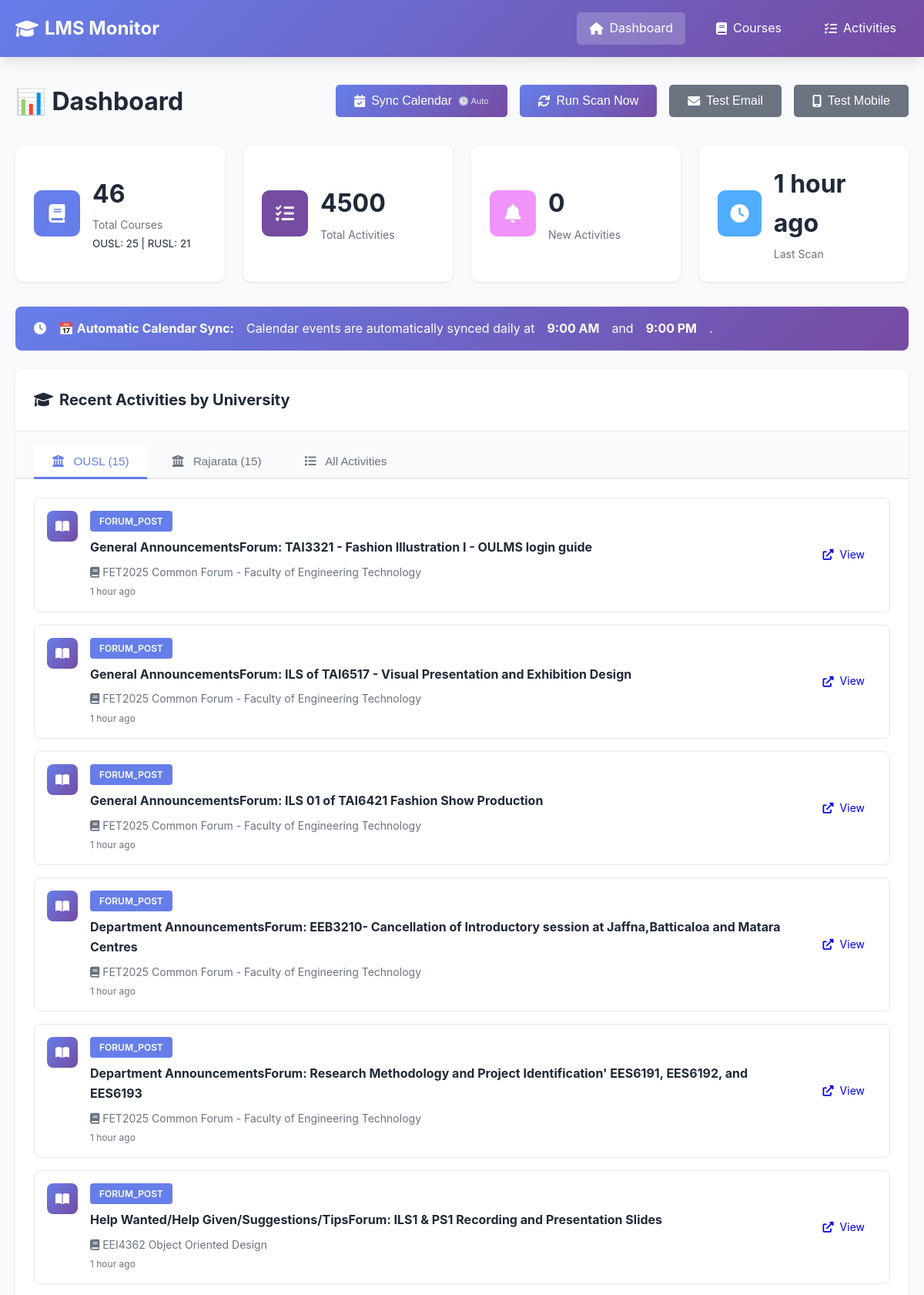
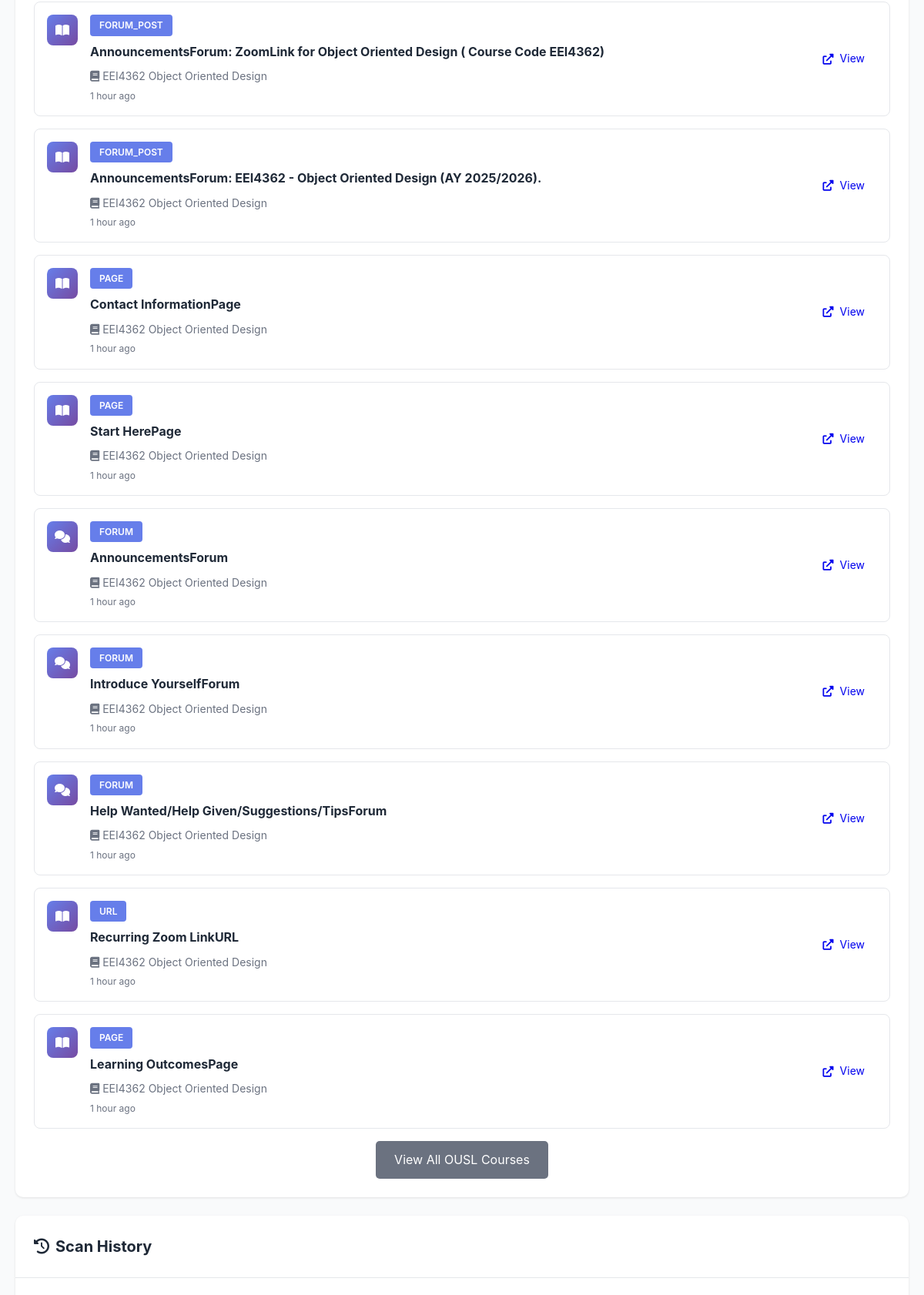
The page / (upper part) on the database its author committed (2 pictures, top to bottom).
### tables this page shows
CREATE TABLE scan_history (
                id INTEGER PRIMARY KEY AUTOINCREMENT,
                lms_name TEXT NOT NULL,
                scan_time TIMESTAMP DEFAULT CURRENT_TIMESTAMP,
                courses_found INTEGER,
                activities_found INTEGER,
                new_activities INTEGER,
                status TEXT,
                error_message TEXT
            );

CREATE TABLE courses (
                id INTEGER PRIMARY KEY AUTOINCREMENT,
                course_id TEXT UNIQUE NOT NULL,
                lms_name TEXT NOT NULL,
                course_name TEXT NOT NULL,
                course_url TEXT,
                first_seen TIMESTAMP DEFAULT CURRENT_TIMESTAMP,
                last_checked TIMESTAMP DEFAULT CURRENT_TIMESTAMP
            );

### app.py (the view, shortened to what this page needs)
@app.route('/')
def index():
    stats = db.get_stats()
    recent_activities = db.get_recent_activities(limit=20)
    scan_history = db.get_scan_history(limit=10)
    ousl_activities = db.get_activities_by_lms('OUSL', limit=15)
    rusl_activities = db.get_activities_by_lms('RUSL', limit=15)
    upcoming_deadlines = db.get_all_upcoming_deadlines(days_ahead=365)
    import re
    is_render = os.getenv('RENDER') is not None or os.getenv('RAILWAY_ENVIRONMENT') is not None
    return render_template('index.html',
                          stats=stats,
                          recent_activities=recent_activities,
                          ousl_activities=ousl_activities,
                          rusl_activities=rusl_activities,
                          upcoming_deadlines=upcoming_deadlines,
                          scan_history=scan_history,
                          is_render=is_render)

### app.py (called while the page is built)
@app.template_filter('datetime')
def format_datetime(value, format='%Y-%m-%d %H:%M:%S'):
    if value is None:
        return ''
    if isinstance(value, str):
        try:
            value = datetime.fromisoformat(value.replace('Z', '+00:00'))
        except:
            return value
    if value.tzinfo is None:
        from datetime import timezone
        value = value.replace(tzinfo=timezone.utc)
    from datetime import timezone, timedelta
    colombo_tz = timezone(timedelta(hours=5, minutes=30))
    local_time = value.astimezone(colombo_tz)
    return local_time.strftime(format)

### database.py (called while the page is built)
    def get_connection(self):
        return sqlite3.connect(self.db_path)

    def get_recent_activities(self, limit: int = 50) -> List[Dict[str, Any]]:
        conn = self.get_connection()
        cursor = conn.cursor()
        cursor.execute("""
            SELECT
                a.activity_id,
                a.activity_type,
                a.title,
                a.description,
                a.url,
                a.deadline,
                a.first_seen,
                a.is_new,
                c.course_name,
                c.lms_name
            FROM activities a
            JOIN courses c ON a.course_id = c.course_id
            ORDER BY a.first_seen DESC
            LIMIT ?
        """, (limit,))
        columns = [desc[0] for desc in cursor.description]
        activities = [dict(zip(columns, row)) for row in cursor.fetchall()]
        conn.close()
        return activities

    def get_activities_by_lms(self, lms_name: str, limit: int = 20) -> List[Dict[str, Any]]:
        conn = self.get_connection()
        cursor = conn.cursor()
        cursor.execute("""
            SELECT
                a.activity_id,
                a.activity_type,
                a.title,
                a.description,
                a.url,
                a.deadline,
                a.first_seen,
                a.is_new,
                c.course_name,
                c.lms_name
            FROM activities a
            JOIN courses c ON a.course_id = c.course_id
            WHERE c.lms_name = ?
            ORDER BY a.first_seen DESC
            LIMIT ?
        """, (lms_name, limit))
        columns = [desc[0] for desc in cursor.description]
        activities = [dict(zip(columns, row)) for row in cursor.fetchall()]
        conn.close()
        return activities

### templates/index.html (shortened to what this page needs)
{% extends "base.html" %}  {% block content %}
<div class="dashboard">
  <div class="page-header">
    <h1>📊 Dashboard</h1>
    <div class="actions">
      <button
        onclick="syncCalendar()"
        class="btn btn-primary"
        title="Auto-syncs daily at 9 AM & 9 PM"
      >
        <i class="fas fa-calendar-check"></i> Sync Calendar
        <span style="font-size: 0.7em; opacity: 0.8">🕒 Auto</span>
      </button>
      {% if is_render %}
      <button class="btn btn-secondary" disabled title="Scanning is automated via GitHub Actions (runs twice daily)">
        <i class="fas fa-sync"></i> Auto Scan (GitHub Actions)
      </button>
      {% else %}
      <button onclick="triggerScan()" class="btn btn-primary">
        <i class="fas fa-sync"></i> Run Scan Now
      </button>
      {% endif %}
      <button onclick="testEmail()" class="btn btn-secondary">
        <i class="fas fa-envelope"></i> Test Email
      </button>
      <button onclick="testNtfy()" class="btn btn-secondary">
        <i class="fas fa-mobile-alt"></i> Test Mobile
      </button>
    </div>
  </div>
  <div class="stats-grid">
    <div class="stat-card">
      <div class="stat-icon" style="background: #667eea">
        <i class="fas fa-book"></i>
      </div>
      <div class="stat-content">
        <h3>{{ stats.total_courses }}</h3>
        <p>Total Courses</p>
        <small
          >OUSL: {{ stats.ousl_courses }} | RUSL: {{ stats.rusl_courses
          }}</small
        >
      </div>
    </div>
    <div class="stat-card">
      <div class="stat-icon" style="background: #764ba2">
        <i class="fas fa-tasks"></i>
      </div>
      <div class="stat-content">
        <h3>{{ stats.total_activities }}</h3>
        <p>Total Activities</p>
      </div>
    </div>
    <div class="stat-card">
      <div class="stat-icon" style="background: #f093fb">
        <i class="fas fa-bell"></i>
      </div>
      <div class="stat-content">
        <h3 id="new-activities-count">{{ stats.new_activities }}</h3>
        <p>New Activities</p>
      </div>
    </div>
    <div class="stat-card">
      <div class="stat-icon" style="background: #4facfe">
        <i class="fas fa-clock"></i>
      </div>
      <div class="stat-content">
        <h3>
          {{ stats.last_scan_time|timeago if stats.last_scan_time else 'Never'
          }}
        </h3>
        <p>Last Scan</p>
      </div>
    </div>
  </div>
  <div
    class="alert alert-success"
    style="
      background: linear-gradient(135deg, #667eea 0%, #764ba2 100%);
      color: white;
      border: none;
    "
  >
    <i class="fas fa-clock"></i>
    <strong>📅 Automatic Calendar Sync:</strong> Calendar events are
    automatically synced daily at <strong>9:00 AM</strong> and
    <strong>9:00 PM</strong>.
  </div>
  <div class="card">
    <div class="card-header">
      <h2>
        <i class="fas fa-graduation-cap"></i> Recent Activities by University
      </h2>
    </div>
    <div class="tabs">
      <button class="tab-button active" onclick="openTab(event, 'ousl')">
        <i class="fas fa-university"></i> OUSL ({{ ousl_activities|length }})
      </button>
      <button class="tab-button" onclick="openTab(event, 'rusl')">
        <i class="fas fa-university"></i> Rajarata ({{ rusl_activities|length
        }})
      </button>
      <button class="tab-button" onclick="openTab(event, 'all')">
        <i class="fas fa-list"></i> All Activities
      </button>
    </div>
    <div id="ousl" class="tab-content active">
      <div class="card-body">
        {% if ousl_activities %}
        <div class="activity-list">
          {% for activity in ousl_activities %}
          <div class="activity-item {% if activity.is_new %}new{% endif %}">
            <div class="activity-icon">
              {% if activity.activity_type == 'assign' %}
              <i class="fas fa-file-alt"></i>
              {% elif activity.activity_type == 'quiz' %}
              <i class="fas fa-question-circle"></i>
              {% elif activity.activity_type == 'resource' %}
              <i class="fas fa-file"></i>
              {% elif activity.activity_type == 'forum' %}
              <i class="fas fa-comments"></i>
              {% else %}
              <i class="fas fa-book-open"></i>
              {% endif %}
            </div>
            <div class="activity-content">
              <div class="activity-header">
                <span class="activity-type">{{ activity.activity_type }}</span>
              </div>
              <h4>{{ activity.title }}</h4>
              <p class="activity-course">
                <i class="fas fa-book"></i> {{ activity.course_name }}
              </p>
              <p class="activity-time">{{ activity.first_seen|timeago }}</p>
            </div>
            {% if activity.url %}
            <a href="{{ activity.url }}" target="_blank" class="btn btn-small">
              <i class="fas fa-external-link-alt"></i> View
            </a>
            {% endif %}
          </div>
          {% endfor %}
        </div>
        <div style="text-align: center; margin-top: 1rem">
          <a href="/courses?lms=OUSL" class="btn btn-secondary"
            >View All OUSL Courses</a
          >
        </div>
        {% else %}
        <p class="empty-state">
          No OUSL activities found yet. Run a scan to get started!
        </p>
        {% endif %}
      </div>
    </div>
  </div>
  <div class="card">
    <div class="card-header">
      <h2><i class="fas fa-history"></i> Scan History</h2>
    </div>
    <div class="card-body">
    </div>
  </div>
</div>
{% endblock %}

### static/style.css (style rules this page uses)
:root { --primary-color: #667eea; --secondary-color: #764ba2; --accent-color: #f093fb; --success-color: #10b981; --danger-color: #ef4444; --warning-color: #f59e0b; --info-color: #3b82f6; --text-color: #1f2937; --text-light: #6b7280; --bg-color: #f9fafb; --card-bg: #ffffff; --border-color: #e5e7eb; --shadow: 0 1px 3px rgba(0, 0, 0, 0.1); --shadow-lg: 0 10px 15px -3px rgba(0, 0, 0, 0.1); }
* { margin: 0; padding: 0; box-sizing: border-box; }
body { font-family: -apple-system, BlinkMacSystemFont, "Segoe UI", Roboto, "Helvetica Neue", Arial, sans-serif; line-height: 1.6; color: var(--text-color); background-color: var(--bg-color); }
.page-header { display: flex; justify-content: space-between; align-items: center; margin-bottom: 2rem; flex-wrap: wrap; gap: 1rem; }
.page-header h1 { font-size: 2rem; color: var(--text-color); }
.actions { display: flex; gap: 1rem; }
.btn { padding: 0.75rem 1.5rem; border: none; border-radius: 5px; cursor: pointer; font-size: 1rem; text-decoration: none; display: inline-flex; align-items: center; gap: 0.5rem; transition: all 0.3s; }
.btn-primary { background: linear-gradient( 135deg, var(--primary-color) 0%, var(--secondary-color) 100% ); color: white; }
.btn-secondary { background: var(--text-light); color: white; }
.btn-small { padding: 0.5rem 1rem; font-size: 0.875rem; }
.stats-grid { display: grid; grid-template-columns: repeat(auto-fit, minmax(250px, 1fr)); gap: 1.5rem; margin-bottom: 2rem; }
.stat-card { background: var(--card-bg); padding: 1.5rem; border-radius: 10px; box-shadow: var(--shadow); display: flex; align-items: center; gap: 1rem; transition: transform 0.3s; }
.stat-icon { width: 60px; height: 60px; border-radius: 10px; display: flex; align-items: center; justify-content: center; color: white; font-size: 1.5rem; }
.stat-content h3 { font-size: 2rem; color: var(--text-color); margin-bottom: 0.25rem; }
.stat-content p { color: var(--text-light); font-size: 0.875rem; }
.card { background: var(--card-bg); border-radius: 10px; box-shadow: var(--shadow); margin-bottom: 1.5rem; }
.card-header { padding: 1.5rem; border-bottom: 1px solid var(--border-color); display: flex; justify-content: space-between; align-items: center; }
.card-header h2 { font-size: 1.25rem; color: var(--text-color); display: flex; align-items: center; gap: 0.5rem; }
.card-body { padding: 1.5rem; }
.activity-list { display: flex; flex-direction: column; gap: 1rem; }
.activity-item { display: flex; gap: 1rem; padding: 1rem; border: 1px solid var(--border-color); border-radius: 8px; transition: all 0.3s; background: var(--card-bg); }
.activity-icon { width: 40px; height: 40px; border-radius: 8px; background: linear-gradient( 135deg, var(--primary-color) 0%, var(--secondary-color) 100% ); color: white; display: flex; align-items: center; justify-content: center; flex-shrink: 0; }
.activity-content { flex: 1; }
.activity-header { display: flex; align-items: center; gap: 0.5rem; margin-bottom: 0.5rem; }
.activity-type { background: var(--primary-color); color: white; padding: 0.25rem 0.75rem; border-radius: 4px; font-size: 0.75rem; text-transform: uppercase; font-weight: 600; }
.activity-content h4, .activity-content h3 { margin-bottom: 0.5rem; color: var(--text-color); }
.activity-course { color: var(--text-light); font-size: 0.875rem; margin-bottom: 0.25rem; }
.activity-time { color: var(--text-light); font-size: 0.75rem; }
.alert { padding: 1rem 1.5rem; border-radius: 8px; margin-bottom: 1.5rem; display: flex; align-items: center; gap: 1rem; }
.tabs { display: flex; gap: 0.5rem; padding: 1rem 1.5rem 0 1.5rem; border-bottom: 2px solid #e5e7eb; background: #f9fafb; }
.tab-button { padding: 0.75rem 1.5rem; border: none; background: transparent; color: #6b7280; cursor: pointer; font-size: 0.95rem; font-weight: 500; border-bottom: 3px solid transparent; transition: all 0.3s ease; position: relative; top: 2px; }
.tab-button.active { color: #667eea; border-bottom-color: #667eea; background: white; }
.tab-button i { margin-right: 0.5rem; }
.tab-content { display: none; }
.tab-content.active { display: block; }

### rows shown on the page
scan_history: last_scan_time "1 hour ago"
courses: activity_type "FORUM_POST", title "General AnnouncementsForum: TAI3321 - Fashion Illustration I - OULMS login guide", course_name "FET2025 Common Forum - Faculty of Engineering Technology", first_seen "1 hour ago", title "General AnnouncementsForum: ILS of TAI6517 - Visual Presentation and Exhibition Design", title "General AnnouncementsForum: ILS 01 of TAI6421 Fashion Show Production", title "Department AnnouncementsForum: EEB3210- Cancellation of Introductory session at Jaffna,Batticaloa and Matara Centres", title "Department AnnouncementsForum: Research Methodology and Project Identification' EES6191, EES6192, and EES6193"
courses: activity_type "FORUM_POST", title "Help Wanted/Help Given/Suggestions/TipsForum: ILS1 & PS1 Recording and Presentation Slides", course_name "EEI4362 Object Oriented Design", first_seen "1 hour ago", title "AnnouncementsForum: ZoomLink for Object Oriented Design ( Course Code EEI4362)", title "AnnouncementsForum: EEI4362 - Object Oriented Design (AY 2025/2026).", activity_type "PAGE", title "Contact InformationPage", title "Start HerePage", activity_type "FORUM", title "AnnouncementsForum", title "Introduce YourselfForum", title "Help Wanted/Help Given/Suggestions/TipsForum", activity_type "URL", title "Recurring Zoom LinkURL", title "Learning OutcomesPage"

### other values the page prints
{{ stats.total_courses }} "46"
{{ stats.ousl_courses }} "25"
{{ stats.rusl_courses }} "21"
{{ stats.total_activities }} "4500"
{{ stats.new_activities }} "0"
{{ ousl_activities|length }} "15"
{{ rusl_activities|length }} "15"
